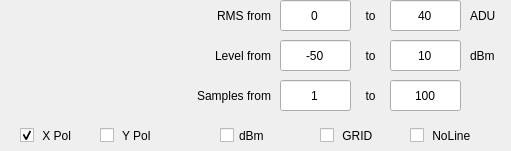
    <widget class="QWidget" name="ctrl_rms" native="true">
     <property name="geometry">
      <rect>
       <x>630</x>
       <y>10</y>
       <width>511</width>
       <height>151</height>
      </rect>
     </property>
     <widget class="QLabel" name="qlabel_level_from_3">
      <property name="geometry">
       <rect>
        <x>160</x>
        <y>0</y>
        <width>111</width>
        <height>31</height>
       </rect>
      </property>
      <property name="text">
       <string>RMS from</string>
      </property>
      <property name="alignment">
       <set>Qt::AlignRight|Qt::AlignTrailing|Qt::AlignVCenter</set>
      </property>
     </widget>
     <widget class="QLineEdit" name="qline_rms_min">
      <property name="geometry">
       <rect>
        <x>280</x>
        <y>0</y>
        <width>71</width>
        <height>31</height>
       </rect>
      </property>
      <property name="text">
       <string>0</string>
      </property>
      <property name="alignment">
       <set>Qt::AlignCenter</set>
      </property>
     </widget>
     <widget class="QLabel" name="qlabel_level_to_3">
      <property name="geometry">
       <rect>
        <x>350</x>
        <y>0</y>
        <width>41</width>
        <height>31</height>
       </rect>
      </property>
      <property name="text">
       <string>to</string>
      </property>
      <property name="alignment">
       <set>Qt::AlignCenter</set>
      </property>
     </widget>
     <widget class="QLineEdit" name="qline_rms_max">
      <property name="geometry">
       <rect>
        <x>390</x>
        <y>0</y>
        <width>71</width>
        <height>31</height>
       </rect>
      </property>
      <property name="text">
       <string>40</string>
      </property>
      <property name="alignment">
       <set>Qt::AlignCenter</set>
      </property>
     </widget>
     <widget class="QCheckBox" name="qcheck_rms_noline">
      <property name="geometry">
       <rect>
        <x>410</x>
        <y>120</y>
        <width>71</width>
        <height>31</height>
       </rect>
      </property>
      <property name="text">
       <string> NoLine</string>
      </property>
      <property name="checked">
       <bool>false</bool>
      </property>
     </widget>
     <widget class="QCheckBox" name="qcheck_rms_grid">
      <property name="enabled">
       <bool>true</bool>
      </property>
      <property name="geometry">
       <rect>
        <x>320</x>
        <y>120</y>
        <width>61</width>
        <height>31</height>
       </rect>
      </property>
      <property name="text">
       <string> GRID</string>
      </property>
      <property name="checked">
       <bool>false</bool>
      </property>
     </widget>
     <widget class="QLabel" name="qlabel_level_unit_3">
      <property name="geometry">
       <rect>
        <x>470</x>
        <y>0</y>
        <width>41</width>
        <height>31</height>
       </rect>
      </property>
      <property name="layoutDirection">
       <enum>Qt::LeftToRight</enum>
      </property>
      <property name="text">
       <string>ADU</string>
      </property>
      <property name="alignment">
       <set>Qt::AlignLeading|Qt::AlignLeft|Qt::AlignVCenter</set>
      </property>
     </widget>
     <widget class="QLineEdit" name="qline_rms_level_max">
      <property name="geometry">
       <rect>
        <x>390</x>
        <y>40</y>
        <width>71</width>
        <height>31</height>
       </rect>
      </property>
      <property name="text">
       <string>10</string>
      </property>
      <property name="alignment">
       <set>Qt::AlignCenter</set>
      </property>
     </widget>
     <widget class="QLineEdit" name="qline_rms_level_min">
      <property name="geometry">
       <rect>
        <x>280</x>
        <y>40</y>
        <width>71</width>
        <height>31</height>
       </rect>
      </property>
      <property name="text">
       <string>-50</string>
      </property>
      <property name="alignment">
       <set>Qt::AlignCenter</set>
      </property>
     </widget>
     <widget class="QLabel" name="qlabel_sample_from_5">
      <property name="geometry">
       <rect>
        <x>170</x>
        <y>40</y>
        <width>101</width>
        <height>31</height>
       </rect>
      </property>
      <property name="text">
       <string>Level from</string>
      </property>
      <property name="alignment">
       <set>Qt::AlignRight|Qt::AlignTrailing|Qt::AlignVCenter</set>
      </property>
     </widget>
     <widget class="QLabel" name="qlabel_sample_to_5">
      <property name="geometry">
       <rect>
        <x>350</x>
        <y>40</y>
        <width>41</width>
        <height>31</height>
       </rect>
      </property>
      <property name="text">
       <string>to</string>
      </property>
      <property name="alignment">
       <set>Qt::AlignCenter</set>
      </property>
     </widget>
     <widget class="QCheckBox" name="qcheck_ypol_rms">
      <property name="geometry">
       <rect>
        <x>100</x>
        <y>120</y>
        <width>61</width>
        <height>31</height>
       </rect>
      </property>
      <property name="text">
       <string> Y Pol</string>
      </property>
      <property name="checked">
       <bool>false</bool>
      </property>
     </widget>
     <widget class="QCheckBox" name="qcheck_xpol_rms">
      <property name="geometry">
       <rect>
        <x>20</x>
        <y>120</y>
        <width>61</width>
        <height>31</height>
       </rect>
      </property>
      <property name="text">
       <string> X Pol</string>
      </property>
      <property name="checked">
       <bool>true</bool>
      </property>
     </widget>
     <widget class="QCheckBox" name="qcheck_raw_dbm">
      <property name="geometry">
       <rect>
        <x>220</x>
        <y>120</y>
        <width>91</width>
        <height>31</height>
       </rect>
      </property>
      <property name="text">
       <string>dBm</string>
      </property>
      <property name="checked">
       <bool>false</bool>
      </property>
     </widget>
     <widget class="QLabel" name="qlabel_level_unit_4">
      <property name="geometry">
       <rect>
        <x>470</x>
        <y>40</y>
        <width>41</width>
        <height>31</height>
       </rect>
      </property>
      <property name="layoutDirection">
       <enum>Qt::LeftToRight</enum>
      </property>
      <property name="text">
       <string>dBm</string>
      </property>
      <property name="alignment">
       <set>Qt::AlignLeading|Qt::AlignLeft|Qt::AlignVCenter</set>
      </property>
     </widget>
     <widget class="QLineEdit" name="qline_rms_sample_stop">
      <property name="geometry">
       <rect>
        <x>390</x>
        <y>80</y>
        <width>71</width>
        <height>31</height>
       </rect>
      </property>
      <property name="text">
       <string>100</string>
      </property>
      <property name="alignment">
       <set>Qt::AlignCenter</set>
      </property>
     </widget>
     <widget class="QLabel" name="qlabel_sample_from_6">
      <property name="geometry">
       <rect>
        <x>170</x>
        <y>80</y>
        <width>101</width>
        <height>31</height>
       </rect>
      </property>
      <property name="text">
       <string>Samples from</string>
      </property>
      <property name="alignment">
       <set>Qt::AlignRight|Qt::AlignTrailing|Qt::AlignVCenter</set>
      </property>
     </widget>
     <widget class="QLabel" name="qlabel_sample_to_6">
      <property name="geometry">
       <rect>
        <x>350</x>
        <y>80</y>
        <width>41</width>
        <height>31</height>
       </rect>
      </property>
      <property name="text">
       <string>to</string>
      </property>
      <property name="alignment">
       <set>Qt::AlignCenter</set>
      </property>
     </widget>
     <widget class="QLineEdit" name="qline_rms_sample_start">
      <property name="geometry">
       <rect>
        <x>280</x>
        <y>80</y>
        <width>71</width>
        <height>31</height>
       </rect>
      </property>
      <property name="text">
       <string>1</string>
      </property>
      <property name="alignment">
       <set>Qt::AlignCenter</set>
      </property>
     </widget>
    </widget>
